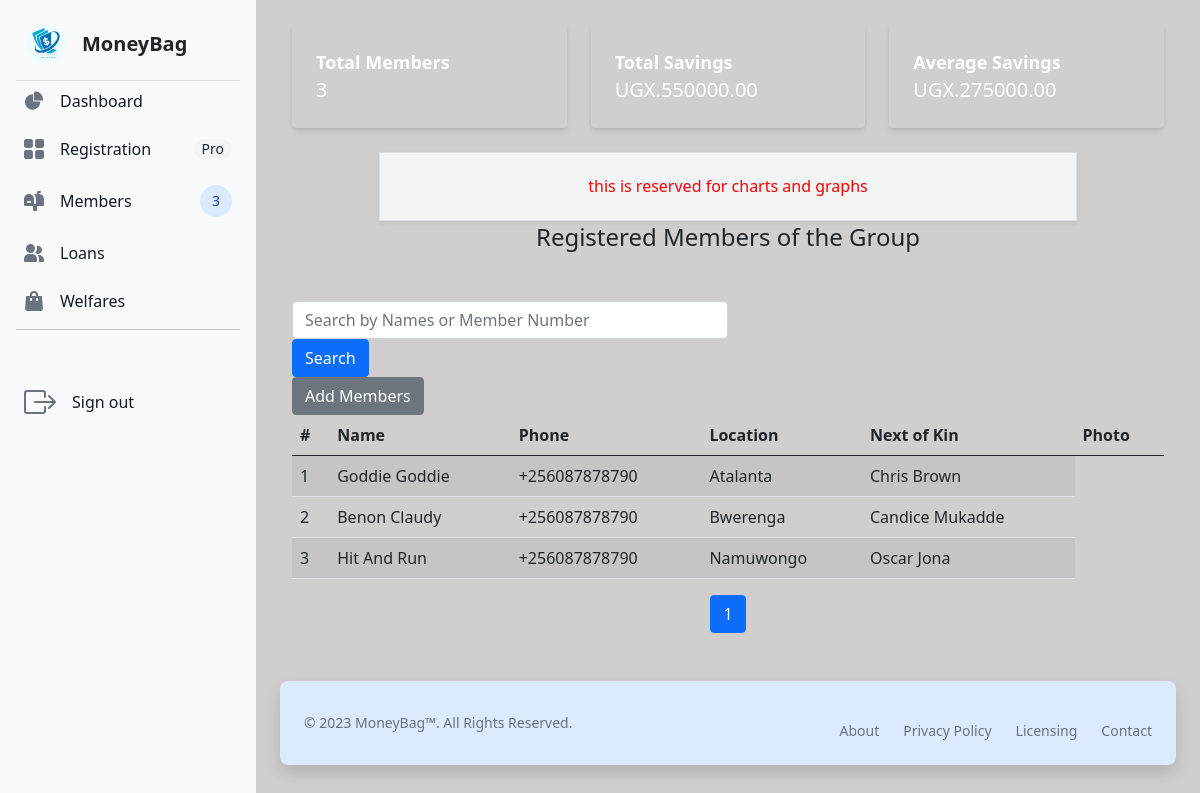
Page / (signed in) on the earlier database version.
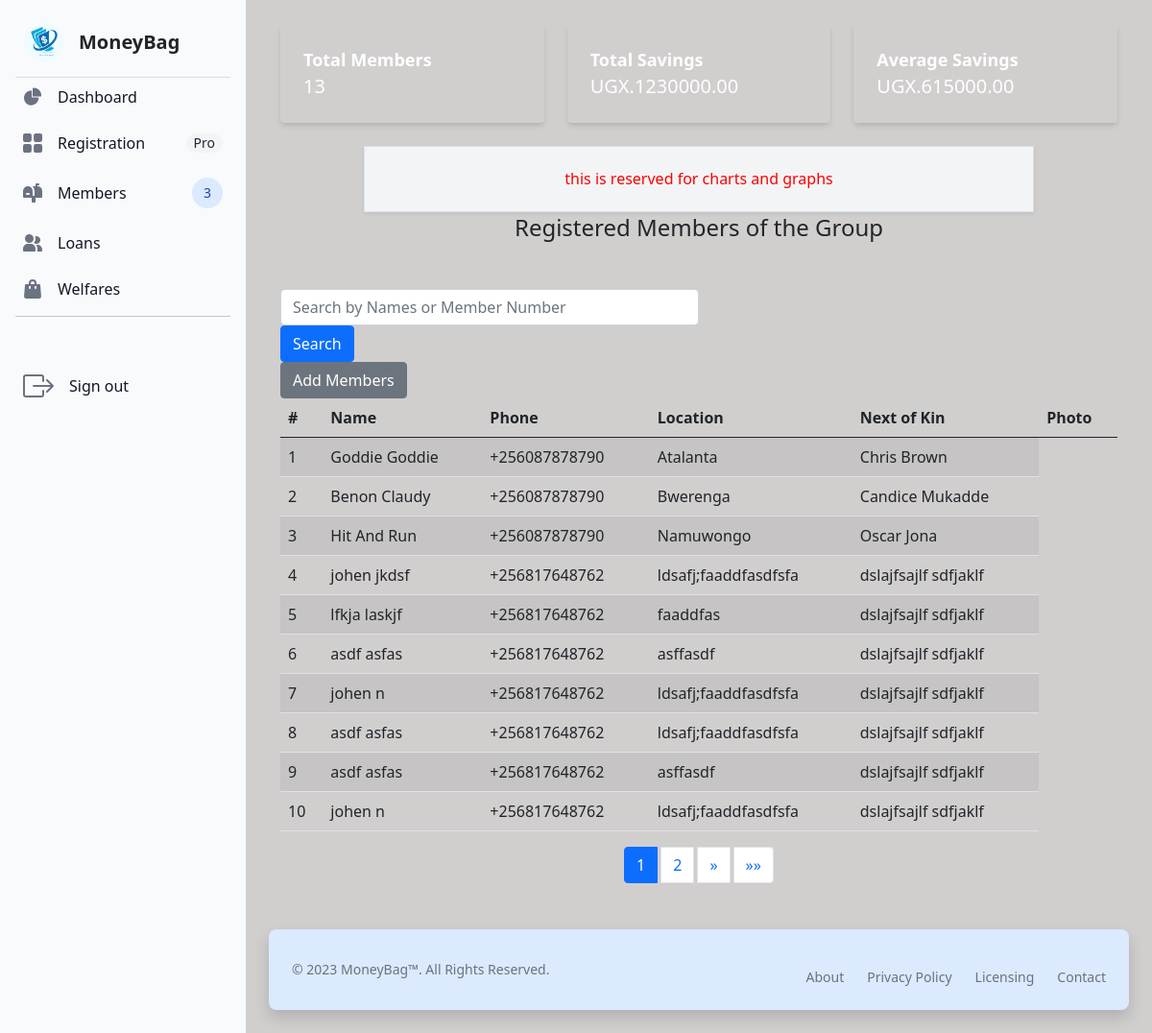
Same page on the later database version.
### savingsApp/models.py (models this page shows, shortened)
class Member(models.Model):
    contact_regex = r'^(\+256|0)\d{9}$'  # Regex for contact
    contact_validator = RegexValidator(
        regex=contact_regex,
        message='Enter a valid Country contact'
    )
    name_regex = r'^(?=.{1,100}$)[A-Za-z]+(?:[\'\s-][A-Za-z]+)* [A-Za-z]+(?:[\'\s-][A-Za-z]+)*$'
    name_validator = RegexValidator(
    regex=name_regex,
    message='Enter both names, no special characters'
)
    gender_choices = [('Male', 'Male'),
    ('Female', 'Female')]
    name = models.CharField(max_length=100, validators= [name_validator])
    user_number = models.IntegerField(null=False, blank=False, unique=True)
    NIN = models.CharField(max_length=14, unique=True, db_index=True)
    contact = models.CharField(max_length=13, validators=[MinLengthValidator(10), contact_validator])
    email = models.EmailField(null=False, blank=False, unique=True)
    profile_photo = models.ImageField(null=False, blank=False, upload_to='uploads')
    location = models.CharField(max_length=100)
    gender = models.CharField(choices=gender_choices, max_length=10)
    next_of_kin = models.CharField(max_length=100, validators=[name_validator])
    date_of_registration = models.DateField(null=False, blank=True, auto_now_add=True)

### savingsApp/views.py (the view)
# urls.py: path('', dashboard, name='dashboard'),
@login_required
def dashboard(request):
    total_members = Member.objects.count()
    total_savings = Save.objects.aggregate(total_savings=models.Sum('amount'))['total_savings'] or 0
    average_savings = Save.objects.aggregate(average_savings=models.Avg('amount'))['average_savings'] or 0
    search_query = request.GET.get('search', '')
    if search_query:
        member_list = Member.objects.filter(
            Q(name__icontains=search_query) |
            Q(contact__icontains=search_query)
        ).order_by('id')
    else:
        member_list = Member.objects.all().order_by('id')
    paginator = Paginator(member_list, 10)  # Show 10 members per page
    page_number = request.GET.get('page')
    page_obj = paginator.get_page(page_number)
    context = {
        'total_members': total_members,
        'total_savings': total_savings,
        'average_savings': average_savings,
        'page_obj': page_obj,
    }
    return render(request, 'savingsApp/dashboard.html', context)

### savingsApp/templates/savingsApp/dashboard.html (shortened to what this page needs)
{% extends 'savingsApp/base.html' %}
{% load static %}
  {% block content %}
    <div class="container-fluid">
        <div class="grid grid-cols-1 md:grid-cols-3 gap-4 mb-4">
            <div class="text-white p-4 rounded shadow-md dark:bg-gray-600">
                <h2 class="text-lg font-bold">Total Members</h2>
                <p class="text-xl">{{ total_members }}</p>
            </div>
            <div class="text-white p-4 rounded shadow-md dark:bg-gray-700">
                <h2 class="text-lg font-bold">Total Savings</h2>
                <p class="text-xl">UGX.{{ total_savings|floatformat:2 }}</p>
            </div>
            <div class="text-white p-4 rounded shadow-md dark:bg-gray-800">
                <h2 class="text-lg font-bold">Average Savings</h2>
                <p class="text-xl">UGX.{{ average_savings|floatformat:2 }}</p>
            </div>
        </div>
        <div id="charts-container" class="mt-6 w-4/5 mx-auto p-4 border border-gray-300 bg-gray-100 shadow-sm">
            <h1>this is reserved for charts and graphs</h1>
        </div>
        <h2 class="text-2xl text-center mb-5">Registered Members of the Group</h2>
        <div class="form-container">
            <form method="GET" class="form-inline">
                <input type="text" name="search" class="form-control w-50" placeholder="Search by Names or Member Number">
                <button type="submit" class="btn btn-primary">Search</button>
            </form>
        </div>
        <button type="button" class="btn btn-secondary add-members">Add Members</button>
        <table class="table table-striped table-responsive">
            <thead>
                <tr>
                    <th>#</th>
                    <th>Name</th>
                    <th>Phone</th>
                    <th>Location</th>
                    <th>Next of Kin</th>
                    <th>Photo</th>
                </tr>
            </thead>
            <tbody>
                {% for user in page_obj %}
                <tr>
                    <td>{{ user.id }}</td>
                    <td>{{ user.name }}</td>
                    <td>{{ user.contact }}</td>
                    <td>{{ user.location }}</td>
                    <td>{{ user.next_of_kin }}</td>
                </tr>
                {% empty %}
                <tr>
                    <td colspan="6">No members found.</td>
                </tr>
                {% endfor %}
            </tbody>
        </table>
        <nav aria-label="Page navigation">
            <ul class="pagination flex justify-center space-x-1">
                {% for num in page_obj.paginator.page_range %}
                    {% if page_obj.number == num %}
                        <li class="page-item active" aria-current="page"><span class="page-link">{{ num }}</span></li>
                    {% else %}
                        <li class="page-item"><a class="page-link" href="?page={{ num }}">{{ num }}</a></li>
                    {% endif %}
                {% endfor %}
                {% if page_obj.has_next %}
                    <li class="page-item">
                        <a class="page-link" href="?page={{ page_obj.next_page_number }}" aria-label="Next">
                            <span aria-hidden="true">&raquo;</span>
                        </a>
                    </li>
                    <li class="page-item">
                        <a class="page-link" href="?page={{ page_obj.paginator.num_pages }}" aria-label="Last">
                            <span aria-hidden="true">&raquo;&raquo;</span>
                        </a>
                    </li>
                {% endif %}
            </ul>
        </nav>
    </div>
  {% endblock %}

### savingsApp/templates/savingsApp/base.html (shortened to what this page needs)
{% load static %}
<!DOCTYPE html>
<html lang="en">
<head>
<link rel="stylesheet" href="https://cdnjs.cloudflare.com/ajax/libs/twitter-bootstrap/5.1.0/css/bootstrap.min.css">
<link rel="stylesheet" href="https://cdnjs.cloudflare.com/ajax/libs/font-awesome/5.15.4/css/all.min.css">
<script src="https://cdn.tailwindcss.com"></script>
<link rel="stylesheet" href="{% static 'css/style.css' %}">
</head>
<body>
 <aside id="logo-sidebar" class="fixed top-0 left-0 z-40 w-64 h-screen transition-transform -translate-x-full sm:translate-x-0" aria-label="Sidebar">
    <div class="h-full px-3 py-4 overflow-y-auto bg-gray-50 dark:bg-gray-800">
       <a href="#" class="flex items-center ps-2.5 mb-3">
          <img src="{% static 'images/logo.jpg' %}" class="h-6 me-3 sm:h-10 rounded-circle" alt="Logo" />
          <span class="self-center text-xl font-bold whitespace-nowrap dark:text-white">MoneyBag</span>
       </a>
       <hr style="color: gray">
       <ul class="space-y-2 font-medium">
          <li>
             <a href="/" class="flex items-center p-2 text-gray-900 rounded-lg dark:text-white hover:bg-gray-100 dark:hover:bg-gray-700 group">
                <span class="ms-3">Dashboard</span>
             </a>
          </li>
          <li>
             <a href="/mem_reg" class="flex items-center p-2 text-gray-900 rounded-lg dark:text-white hover:bg-gray-100 dark:hover:bg-gray-700 group">
                <span class="flex-1 ms-3 whitespace-nowrap">Registration</span>
                <span class="inline-flex items-center justify-center px-2 ms-3 text-sm font-medium text-gray-800 bg-gray-100 rounded-full dark:bg-gray-700 dark:text-gray-300">Pro</span>
             </a>
          </li>
          <li>
             <a href="#" class="flex items-center p-2 text-gray-900 rounded-lg dark:text-white hover:bg-gray-100 dark:hover:bg-gray-700 group">
                <span class="flex-1 ms-3 whitespace-nowrap">Members</span>
                <span class="inline-flex items-center justify-center w-3 h-3 p-3 ms-3 text-sm font-medium text-blue-800 bg-blue-100 rounded-full dark:bg-blue-900 dark:text-blue-300">3</span>
             </a>
          </li>
          <li>
             <a href="/loan" class="flex items-center p-2 text-gray-900 rounded-lg dark:text-white hover:bg-gray-100 dark:hover:bg-gray-700 group">
                <span class="flex-1 ms-3 whitespace-nowrap">Loans</span>
             </a>
          </li>
          <li>
             <a href="#" class="flex items-center p-2 text-gray-900 rounded-lg dark:text-white hover:bg-gray-100 dark:hover:bg-gray-700 group">
                <span class="flex-1 ms-3 whitespace-nowrap">Welfares</span>
             </a>
          </li><hr>
            <li class="mt-5">
             <a type="button" data-bs-toggle="modal" data-bs-target="#staticBackdrop" class="flex items-center p-2 text-gray-900 rounded-lg dark:text-white hover:bg-gray-100 dark:hover:bg-gray-700 group">
                <span class="flex-1 ms-3 whitespace-nowrap">Sign out</span>
             </a>
            </li>
       </ul>
    </div>
 </aside>
<div class="p-4 sm:ml-64">
    {% block content %}
    {% endblock %}
    <footer class="bg-blue-100 rounded-lg mt-5 shadow dark:bg-gray-800">
        <div class="w-full mx-auto max-w-screen-xl p-4 md:flex md:items-center md:justify-between">
          <span class="text-sm text-gray-500 sm:text-center dark:text-gray-400">© 2023 <a href="#" class="hover:underline">MoneyBag™</a>. All Rights Reserved.
        </span>
        <ul class="flex flex-wrap items-center mt-3 text-sm font-medium text-gray-500 dark:text-gray-400 sm:mt-0">
            <li>
                <a href="#" class="hover:underline me-4 md:me-6">About</a>
            </li>
            <li>
                <a href="#" class="hover:underline me-4 md:me-6">Privacy Policy</a>
            </li>
            <li>
                <a href="#" class="hover:underline me-4 md:me-6">Licensing</a>
            </li>
            <li>
                <a href="#" class="hover:underline">Contact</a>
            </li>
        </ul>
        </div>
    </footer>
 </div>
</body>

### savingsApp/static/css/style.css (style rules this page uses)
body { background-color: rgba(208, 204, 204, 0.959); }
h1 { color: red; text-align: center; font-size: 12em; font-weight: bolder; }

Differences in the rows shown:
added Member: id "4", name "johen jkdsf", contact "+256817648762", location "ldsafj;faaddfasdfsfa", next_of_kin "dslajfsajlf sdfjaklf"
added Member: id "5", name "lfkja laskjf", contact "+256817648762", location "faaddfas", next_of_kin "dslajfsajlf sdfjaklf"
added Member: id "6", name "asdf asfas", contact "+256817648762", location "asffasdf", next_of_kin "dslajfsajlf sdfjaklf"
added Member: id "7", name "johen n", contact "+256817648762", location "ldsafj;faaddfasdfsfa", next_of_kin "dslajfsajlf sdfjaklf"
added Member: id "8", name "asdf asfas", contact "+256817648762", location "ldsafj;faaddfasdfsfa", next_of_kin "dslajfsajlf sdfjaklf"
added Member: id "9", name "asdf asfas", contact "+256817648762", location "asffasdf", next_of_kin "dslajfsajlf sdfjaklf"
added Member: id "10", name "johen n", contact "+256817648762", location "ldsafj;faaddfasdfsfa", next_of_kin "dslajfsajlf sdfjaklf"
Other differences:
{{ total_members }}: "3" → "13"
{{ total_savings|floatformat:2 }}: "550000.00" → "1230000.00"
{{ average_savings|floatformat:2 }}: "275000.00" → "615000.00"
new list line: "2"
